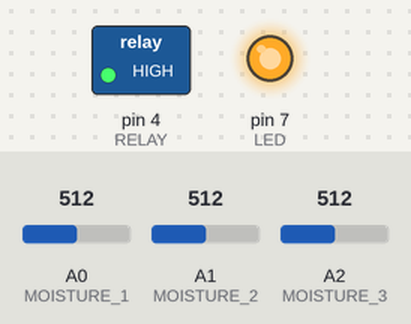
Simulated run of this sketch. Board: Arduino Uno, built with avr-gcc and run on an emulated ATmega328P. Shown: switched loads named in the sketch (green lamp = pin HIGH), output pins drawn as LEDs (lit = HIGH). The test bench sets the inputs (shaded band); at power-on: A0 (MOISTURE_1) = 512, A1 (MOISTURE_2) = 512, A2 (MOISTURE_3) = 512. The local clock reads 2024-03-15 10:24:30 at power-on unless the sketch sets it; what the sketch prints to the serial monitor is not drawn.

Above: at 5.0 s.
At 35.0 s:
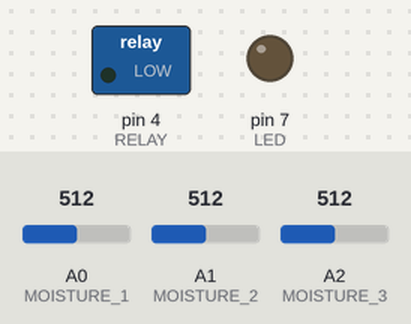
Timing chart, 0 to 78.0 s (numbered marks = the images above):
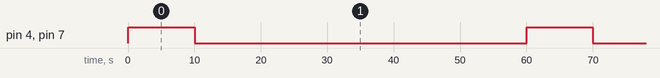

Measured:
- by itself, pin 4 (RELAY), pin 7 (LED): alternates HIGH for 10.0 s and LOW for 50.0 s

The sketch:

autoPlantWatering.ino
```cpp
/****************************************************************************
 *                  Automatic Plant Watering System Demo                    *
 *                                                                          *
 * This demonstration shows the use of a Real Time Clock in conjunction     *
 * with moisture sensors to activate a pump that will intelligently water   *
 * plants!                                                                  *
 *                                                                          *
 * Project Parts list:                                                      *
 * - 1 x RobotGeek Relay (http://www.robotgeek.com/robotgeek-relay)         *
 * - 1 x RobotGeek LED (http://www.robotgeek.com/robotgeek-led-driver)      *
 * - 3 x DFRobot Moisture sensor (http://www.dfrobot.com/index.php?route=product/product&product_id=1385#.V4PAqPkrJhE)
 * - 1 x Grove RTC (http://www.seeedstudio.com/wiki/Grove_-_RTC)            *
 * - 1 x DC Liquid Pump (http://www.robotgeek.com/large-liquid-pump)        *
 * - 1 x 9mm Push Button (http://www.robotgeek.com/9mm-push-button)         *
 * - Clear Silicone Tubing (http://www.robotgeek.com/silicone_tubing)       *
 * - 4 x 4-Outlet Splitter (https://www.amazon.com/Outlets-Control-Splitter-Lever-Valve/dp/B00O9W96PU/ref=sr_1_41)
 * - 1 x 12V5A Power supply (http://www.robotgeek.com/p/power-supply-12vdc-5a.aspx)
 * - 1 x DC Power Squid (http://www.robotgeek.com/dc-squid)                 *
 *                                                                          *
 * AIO-0 - DFRobot Moisture Sensor                                          *
 * AIO-1 - DFRobot Moisture Sensor                                          *
 * AIO-2 - DFRobot Moisture Sensor                                          *
 * DIO-4 - RobotGeek Relay with Pump                                        *
 * DIO-7 - RobotGeek LED Driver                                             *
 * I2C   - Grove RTC                                                        *
 *                                                                          *
 ****************************************************************************/

#include <Wire.h>
#include "DS1307.h"

DS1307 clock;               //define a object of DS1307 class

const int RELAY      = 4;   // Relay set to digital pin 4
const int LED        = 7;   // LED on digital pin 7
const int MOISTURE_1 = A0;  // Analog input pin that the potentiometer is attached to
const int MOISTURE_2 = A1;  // Analog input pin that the potentiometer is attached to
const int MOISTURE_3 = A2;  // Analog input pin that the potentiometer is attached to

int moist1Value = 0;        // value read from the pot
int moist2Value = 0;        // value read from the pot
int moist3Value = 0;        // value read from the pot
int moistAvg    = 0;        // average of all sensor values

// if your plants seem like they're getting over watered, raise the dry limit (eg: dryLimit = 450;)
// if your plants seem like they're not getting enough water, lower the dry limit (eg: dryLimit = 400;)
// by default it is set to 420 based on testing with our tomatoes, but test it out and set it to what works best for your plants
int dryLimit    = 420;      // how dry you will allow your plants to be on average

void setup()
{
  pinMode(RELAY, OUTPUT);   // set relay pin to output
  pinMode(LED, OUTPUT);     // set led pin to output
	clock.begin();            // start reading the RTC
  Serial.begin(9600);       // start the serial at 9600 baud
}
void loop()
{
	timedRelay();             // we will be doing everything in the timedRelay function
}

// here's where the magic happens:
void timedRelay()
{
	clock.getTime(); //grab the time from the RTC every clock cycle

  // Check every minute to see that the moisture level is where you want it, water if it's too dry
  switch (clock.second) // When the time on the RTC reads a value in seconds
  {
    case 30: // at the 30 second mark
      delay(2);
      // read the analog value of the first sensor:
      moist1Value = analogRead(MOISTURE_1);
      // print the results to the serial monitor:
      Serial.print("sensor 0 = ");
      Serial.print(moist1Value);
      Serial.println("  ");
      delay(2);
      // read the analog value of the second sensor:
      moist2Value = analogRead(MOISTURE_2);
      // print the results to the serial monitor:
      Serial.print("sensor 1 = ");
      Serial.print(moist2Value);
      Serial.println("  ");
      delay(2);
      // read the analog value of the third sensor:
      moist3Value = analogRead(MOISTURE_3);
      // print the results to the serial monitor:
      Serial.print("sensor 2 = ");
      Serial.print(moist3Value);
      Serial.println("  ");
      delay(2);
      // average all of those values to determine if all the plants in the system are too dry.
      moistAvg = (moist1Value + moist2Value + moist3Value)/3;
      Serial.print("sensor average = ");
      Serial.print(moistAvg);
      Serial.println("  ");
      delay(2);

      // if the plants are on average too dry, run the pump for 10 seconds.
      if(moistAvg >= dryLimit)
      {
        digitalWrite(LED, HIGH);     // turn the LED on (HIGH is the voltage level)
        digitalWrite(RELAY, HIGH);   // turn the Relay on (HIGH is the voltage level)
        delay(10000);                // wait for 10 seconds
        digitalWrite(RELAY, LOW);    // turn the Relay off by making the voltage LOW
        digitalWrite(LED, LOW);      // turn the LED off by making the voltage LOW
        delay(1000);                 // wait for 1 second
      }
      delay(1000); // let the second pass to avoid multiple readings over serial
  }

  // Once a day at 11:00:01, water the plants regardless of moisture levels indicated
	switch (clock.hour)
	{
		case 11: //at 11AM
      switch (clock.minute)
      {
        case 0: //at 0 minutes
          switch (clock.second)
          {
            case 1: //at 1 second
              digitalWrite(LED, HIGH);     // turn the LED on (HIGH is the voltage level)
              digitalWrite(RELAY, HIGH);   // turn the Relay on (HIGH is the voltage level)
              delay(10000);                // wait for 10 seconds
              digitalWrite(LED, LOW);      // turn the LED off by making the voltage LOW
              digitalWrite(RELAY, LOW);    // turn the Relay off by making the voltage LOW
              delay(1000);                 // wait for 1 second
          }
      }
	}
}
```
